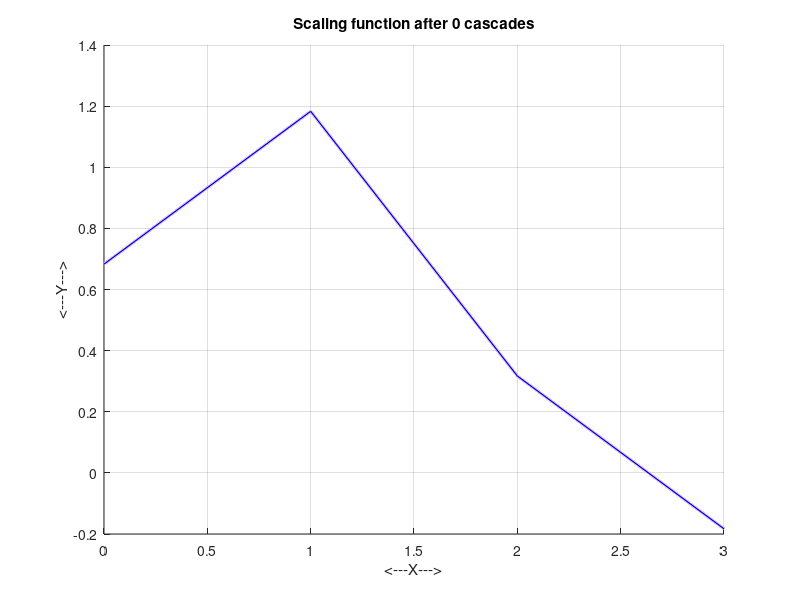

Write MATLAB code to recreate this figure. (Note: this script raises an error after producing the figure.)
function cascade_test02 ( )

%*****************************************************************************80
%
%% CASCADE_TEST02 computes a scaling function at 5 resolutions.
%
%  Licensing:
%
%    This code is distributed under the GNU LGPL license.
%
%  Modified:
%
%    13 August 2011
%
%  Author:
%
%    John Burkardt
%
  fprintf ( 1, '\n' );
  fprintf ( 1, 'CASCADE_TEST02:\n' );
  fprintf ( 1, '  Compute and plot the DAUB4 scaling function\n' );
  fprintf ( 1, '  using repeated cascades.\n' );
%
%  Compute a scaling function.
%
  c = [  0.4829629131445341E+00; ...
         0.8365163037378079E+00; ...
         0.2241438680420133E+00; ...
        -0.1294095225512603E+00 ];

  c = sqrt ( 2.0 ) * c;

  p_max = 10;

  clf
  hold on
  grid on

  w0 = c;

  for p = 0 : p_max

    plot ( linspace ( 0.0, 3.0, length ( w0 ) ), w0, 'r', 'LineWidth', 2 );
    xlabel ( '<---X--->' );
    ylabel ( '<---Y--->' );
    title ( sprintf ( 'Scaling function after %d cascades', p ) );
    fprintf ( 1, 'Press return\n' )
    pause

    if ( p < p_max )
      plot ( linspace ( 0.0, 3.0, length ( w0 ) ), w0, 'w', 'LineWidth', 2 );
      plot ( linspace ( 0.0, 3.0, length ( w0 ) ), w0, 'b', 'LineWidth', 1 );
      w0 = cascade ( 1, w0, c );
    end

  end

  hold off

  return
end
